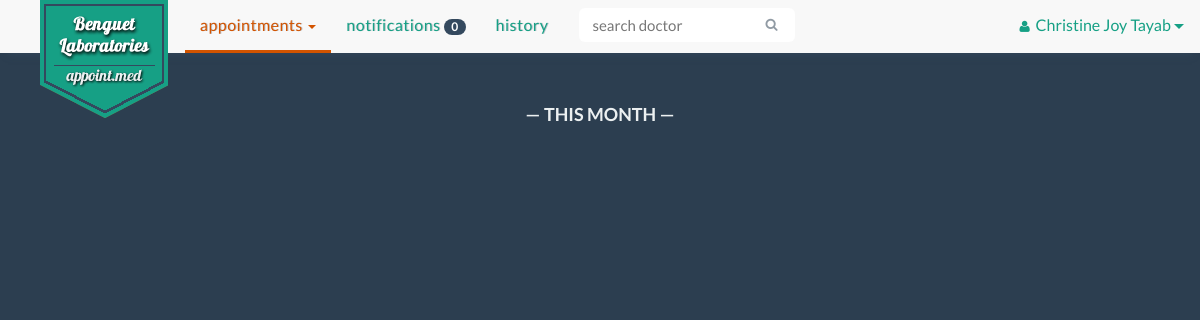
The page /appointment_month.php (signed in) on the database as committed earlier.
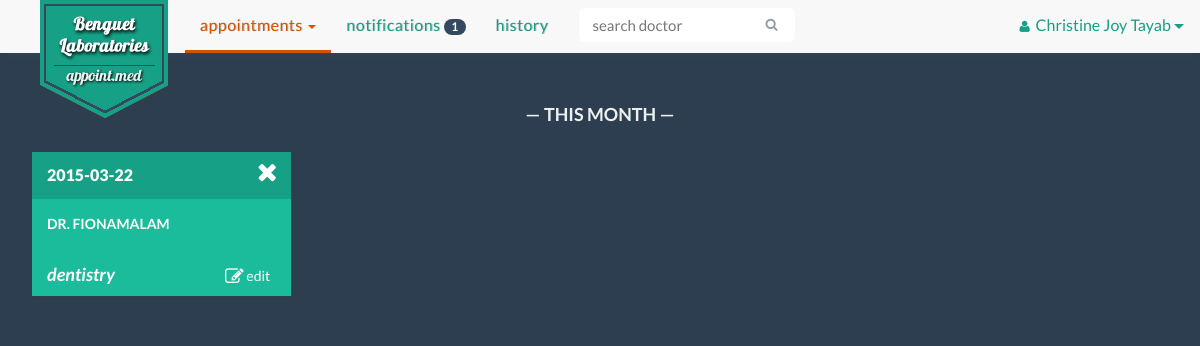
The same page on the database as committed later.
### tables this page shows
CREATE TABLE IF NOT EXISTS `appointment` (
  `appointment_id` int(30) NOT NULL AUTO_INCREMENT,
  `remarks` text NOT NULL,
  `doctor_id` varchar(30) NOT NULL,
  `patient_id` varchar(30) NOT NULL,
  `appoint_date` date NOT NULL,
  `appointment_status` enum('Cancelled','Completed','Referred','Inqueue') NOT NULL,
  `clinic_id` varchar(30) NOT NULL,
  PRIMARY KEY (`appointment_id`),
  KEY `doctor_id_2` (`doctor_id`),
  KEY `patient_id` (`patient_id`),
  KEY `clinic_id` (`clinic_id`)
);

CREATE TABLE IF NOT EXISTS `doctor` (
  `doctor_id` varchar(30) NOT NULL,
  `doctor_name` varchar(30) NOT NULL,
  `specialization` varchar(30) NOT NULL,
  `doctor_status` enum('On Leave','Emergency','In','Out','Sick Leave') NOT NULL,
  `email` varchar(30) NOT NULL,
  `username` varchar(30) NOT NULL,
  PRIMARY KEY (`doctor_id`),
  KEY `username` (`username`)
);

### appointment_month.php (the view, shortened to what this page needs)
<!DOCTYPE html>
<html lang="en">
    <?php
        include 'include/head.php';
        include 'connectdatabase.php';
    ?>
  <body>
    <div class="container">
        <?php
            if(isset($_SESSION['loggedIn']) && isset($_SESSION['account_type']) && isset($_SESSION['username'])){
                $username = $_SESSION['username'];
                $start = date("Y-m-1");
                $end = date("Y-m-t");
            }else{
                header("location: index.php");
                die();
            }
            $result = mysqli_query($con, "SELECT * FROM patient WHERE username LIKE '$username'" );
            $row =  mysqli_fetch_array($result);
            $patient = $row['patient_id'];
            $p_result = mysqli_query($con, "SELECT * FROM appointment WHERE patient_id LIKE '$patient' AND (appointment_status = 'Inqueue' OR appointment_status = 'Referred') AND (appoint_date >= '$start' AND appoint_date <= '$end')" );
            $count_result = mysqli_query($con, "SELECT COUNT(notification) AS count FROM notification WHERE patient_id LIKE '$patient' AND indicator = 'doctor'" );
            $count_row = mysqli_fetch_array($count_result);
            $notif_count =  $count_row['count'];
        ?>
        <?php
            include 'include/pt-nav-start.php';
        ?>
                    <ul class="nav navbar-nav">
                        <li class="dropdown active">
                            <a href="#" class="dropdown-toggle" data-toggle="dropdown" role="button" aria-expanded="false">Appointments <span class="caret"></span></a>
                        </li>
                        <li><a href="notifications.php">Notifications <span class="badge"><?php echo $notif_count?></span></a></li>
                        <li><a href="history.php">History</a></li>
        <?php
            include 'include/pt-nav-end.php';
        ?>
        <div class="container-fluid" id="appointments-user">
            <div class="row">
                <div class="col-md-12">
                    <h1 class="text-center row-header-fff">&mdash; This Month &mdash;</h1>
                </div>
                <?php
                    while ($d_row = mysqli_fetch_array($p_result)){
                    $app_id = $d_row['appointment_id'];
                    $doctor = $d_row['doctor_id'];
                    $date = $d_row['appoint_date'];
                    $d_result = mysqli_query($con, "SELECT * FROM doctor WHERE doctor_id LIKE '$doctor'" );
                    $doc =  mysqli_fetch_array($d_result);
                    echo '<div class="col-xs-12 col-md-6 col-lg-3" id="'.$d_row['appointment_id'].'">';
                    echo "<div class='panel panel-default' id='asd'><div class='panel-heading appointment-date' >";
                            echo $date;
                            echo "<a href=\"close.php?id=$d_row[appointment_id]&doc=$doctor&pat=$patient\" onclick='return confirm(\"Do you want to cancel this appointment?\")' title=\"Cancel\"><i class=\"fa fa-remove fa-lg delete-btn\"></i></a></div>
                            <div class=\"panel-body\">";
                            echo '<p class="appointment-dr-name">Dr. ' . $doc['doctor_name'] . '</p>';
                            echo "</div><div class='appmnt-pnl-btn'>
                            <a class='btn btn-block btn-inverse appo tooltip' data-toggle='modal' data-target='.bs-example-modal-sm' data-id='".$app_id."' data-doctor-id='".$doctor."' title='edit this appointment'><span title='asdsad'><i class='fa fa-edit fa-lg'></i></span> Edit</a>";
                            echo '<p class="appointment-specs">' . $doc['specialization'] . '</p></div></div>';
                    echo '</div>';
                    }
                ?>
            </div>
        </div>
    </div>
  </body>
</html>

Rows that differ between the two databases and show on the page:
added appointment: appoint_date "2015-03-22", doctor.doctor_name "FIONAMALAM", doctor.specialization "dentistry"
Other text that changed with them:
$notif_count: "0" → "1"
